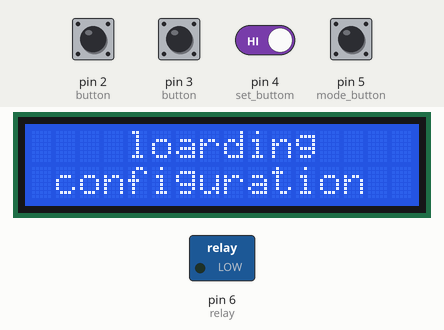
This sketch was run on a simulated Arduino Uno, built with avr-gcc and run on an emulated ATmega328P. On the bench: 16×2 character LCD, switched loads named in the sketch (green lamp = pin HIGH). The test bench sets the inputs (shaded band); at power-on: pin 2 (button), pin 3 (button), pin 4 (set_buttom), pin 5 (mode_button) HIGH. The local clock reads 2024-03-15 10:24:30 at power-on unless the sketch sets it; EEPROM starts erased.

Above: at 4.1 s.
At 7.2 s:
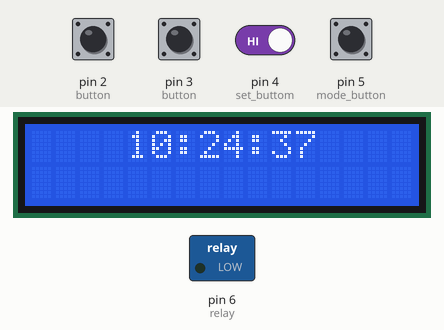
7.3 s: pin 5 (mode_button) pulled LOW for 1.3 s
12.8 s: pin 3 (button) pulled LOW for 1.3 s
At 13.6 s:
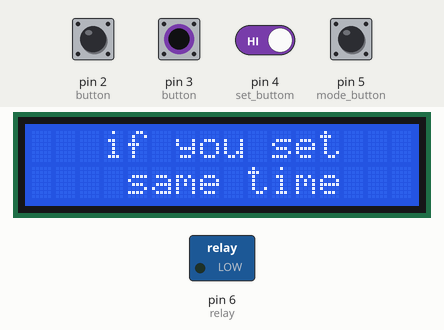
18.3 s: pin 4 (set_buttom) driven LOW and pin 5 (mode_button) driven LOW
At 21.81 s:
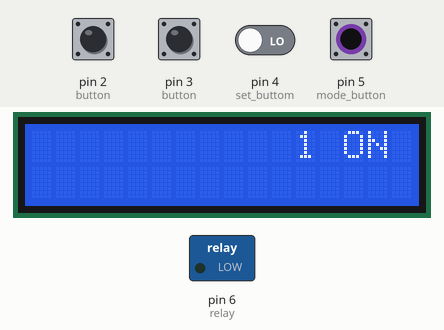
22.5 s: pin 2 (button) pulled LOW for 1.3 s
At 23.03 s:
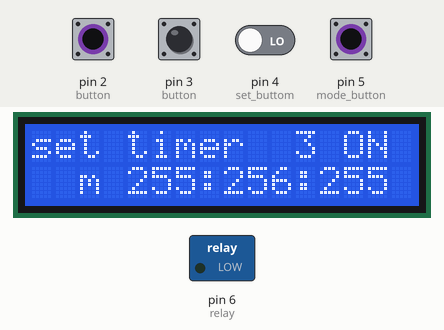
25.3 s: pin 4 (set_buttom) driven HIGH
29.5 s: pin 2 (button) pulled LOW for 1.3 s
At 29.9 s:
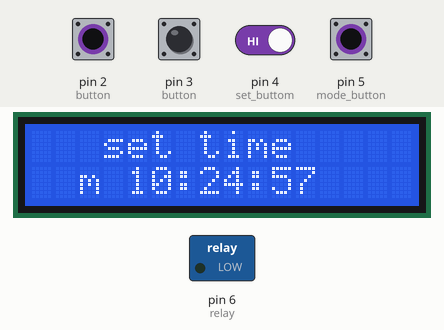
Timing chart, 0 to 32.5 s (numbered marks = the images above; inputs shaded):
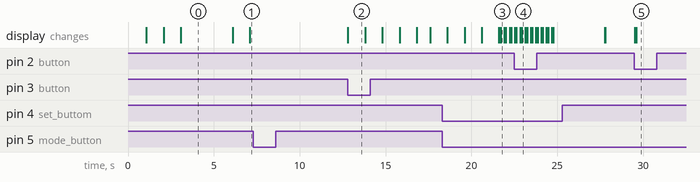

The sketch:

timer.ino
```cpp
#include <DS3231.h>
#include <LiquidCrystal.h>
#include <EEPROM.h>

LiquidCrystal lcd(12, 11, 10, 9, 8, 7);
DS3231 rtc(SDA,SCL);

Time t;
Time tr;

int val=0;
int state=0;
int setbtn=0;
int valchangest=0;
char st[3]={"hms"};

int controlrt;
int run1time =0;

int valset[30];

int day[5];

int hour;
int min;
int sec;

void setup() {
  lcd.begin(16, 2);
  rtc.begin();
  Serial.begin(9600);

  lcd.setCursor(3, 0);
  lcd.print("WELCOME !!!");
  delay(1000);
  lcd.clear();
  lcd.setCursor(4, 0);
  lcd.print("MADE BY");
  delay(1000);
  lcd.clear();
  lcd.setCursor(0, 0);
  lcd.print("KAVINDA LAKSHAN");
  lcd.setCursor(3, 1);
  lcd.print("JAYARATHNA");
  delay(1000);
  lcd.clear();
  lcd.setCursor(4, 0);
  lcd.print("loarding");
  lcd.setCursor(1, 1);
  lcd.print("configuration");
  delay(1000);

  for (int i = 0; i < 30; i++){           // read EEPROM data to
    valset[i] = EEPROM.read(i);
  }

  if ( valset[0] > valset[3]){      // to check on/off times in same day or not
    day[0] = 1 ;
  }else{
    day[0] = 0 ;
  }
  if ( valset[6] > valset[9]){
    day[1] = 1 ;
  }else{
    day[1] = 0 ;
  }
  if ( valset[12] > valset[15]){
    day[2] = 1 ;
  }else{
    day[2] = 0 ;
  }
  if ( valset[18] > valset[21]){
    day[3] = 1 ;
  }else{
    day[3] = 0 ;
  }
  if ( valset[24] > valset[27]){
    day[4] = 1 ;
  }else{
    day[4] = 0 ;
  }


  pinMode(2, INPUT_PULLUP);   // + button
  pinMode(3, INPUT_PULLUP);   // - button
  pinMode(4, INPUT_PULLUP);   // set buttom
  pinMode(5, INPUT_PULLUP);   // mode button

  pinMode(6, OUTPUT );          //relay

  Time ct = rtc.getTime();

  int cth = ct.hour;
  int ctm = ct.min;

  if (((cth > valset[0] || (cth == valset[0] && ctm >= valset[1]))                                //check the time it is in relay on time sone then relay on
      && (cth < valset[3] || (cth == valset[3] && ctm < valset[4])))
       || ( (cth > valset[0] || (cth == valset[0] && ctm >= valset[1])) && day[0] == 1 )
        || ( (cth < valset[3] || (cth == valset[3] && ctm < valset[4])) && day[0] == 1 )) {
    Serial.println("relay on");
    digitalWrite (6, HIGH);
  }

  if ((cth > valset[6] || (cth == valset[6] && ctm >= valset[7]))
      && (cth < valset[9] || (cth == valset[9] && ctm < valset[10]))
       || ( (cth > valset[6] || (cth == valset[6] && ctm >= valset[7])) && day[1] == 1 )
        || ( (cth < valset[9] || (cth == valset[9] && ctm < valset[10])) && day[1] == 1 )) {
    Serial.println("relay on");
    digitalWrite (6, HIGH);
  }

  if ((cth > valset[12] || (cth == valset[12] && ctm >= valset[13]))
      && (cth < valset[15] || (cth == valset[15] && ctm < valset[16]))
       || ( (cth > valset[12] || (cth == valset[12] && ctm >= valset[13])) && day[2] == 1 )
        || ( (cth < valset[15] || (cth == valset[15] && ctm < valset[16])) && day[2] == 1 )) {
    Serial.println("relay on");
    digitalWrite (6, HIGH);
  }

  if ((cth > valset[18] || (cth == valset[18] && ctm >= valset[19]))
      && (cth < valset[21] || (cth == valset[21] && ctm < valset[22]))
       || ( (cth > valset[18] || (cth == valset[18] && ctm >= valset[19])) && day[3] == 1 )
        || ( (cth < valset[21] || (cth == valset[21] && ctm < valset[22])) && day[3] == 1 )) {
    Serial.println("relay on");
    digitalWrite (6, HIGH);
  }

  if ((cth > valset[24] || (cth == valset[24] && ctm >= valset[25]))
      && (cth < valset[27] || (cth == valset[27] && ctm < valset[28]))
       || ( (cth > valset[24] || (cth == valset[24] && ctm >= valset[25])) && day[4] == 1 )
        || ( (cth < valset[27] || (cth == valset[27] && ctm < valset[28])) && day[4] == 1 )) {
    Serial.println("relay on");
    digitalWrite (6, HIGH);
  }
  delay(2000);
  lcd.clear();
}


void loop() {
  t = rtc.getTime();

//get hour,min,sec to variables

  int h = t.hour;
  int m = t.min;
  int s = t.sec;

  while( state == 0 ){                // show time in display
    lcd.setCursor(4, 0);
    lcd.print(rtc.getTimeStr());
    delay(1000);
    lcd.clear();

    tr = rtc.getTime();
    int trh = tr.hour;
    int trm = tr.min;
    int trs = tr.sec;

    if ( valset[0] == valset[3] && valset[1] == valset[4] && valset[2] == valset[5] ){        //relay timer 1 on
      //Serial.println("timer 1 off");
    }else if ( valset[0] == trh && valset[1] == trm && valset[2] == trs ){
      Serial.println("relay on");
      digitalWrite (6, HIGH);
    }
    if ( valset[0] == valset[3] && valset[1] == valset[4] && valset[2] == valset[5] ){        //relay timer 1 off
      //Serial.println("timer 1 off");
    }else if ( valset[3] == trh && valset[4] == trm && valset[5] == trs ){
      Serial.println("relay off");
      digitalWrite (6, LOW);
    }

    if ( valset[6] == valset[9] && valset[7] == valset[10] && valset[8] == valset[11] ){        //relay timer 2 on
      //Serial.println("timer 2 off");
    }else if ( valset[6] == trh && valset[7] == trm && valset[8] == trs ){
      Serial.println("relay on");
      digitalWrite (6, HIGH);
    }
    if ( valset[6] == valset[9] && valset[7] == valset[10] && valset[8] == valset[11] ){        //relay timer 2 off
      //Serial.println("timer 2 off");
    }else if ( valset[9] == trh && valset[10] == trm && valset[11] == trs ){
      Serial.println("relay off");
      digitalWrite (6, LOW);
    }

    if ( valset[12] == valset[15] && valset[13] == valset[16] && valset[14] == valset[17] ){        //relay timer 3 on
      //Serial.println("timer 3 off");
    }else if ( valset[12] == trh && valset[13] == trm && valset[14] == trs ){
      Serial.println("relay on");
      digitalWrite (6, HIGH);
    }
    if ( valset[12] == valset[15] && valset[13] == valset[16] && valset[14] == valset[17] ){        //relay timer 3 off
      //Serial.println("timer 3 off");
    }else if ( valset[15] == trh && valset[16] == trm && valset[17] == trs ){
      Serial.println("relay off");
      digitalWrite (6, LOW);
    }

    if ( valset[18] == valset[21] && valset[19] == valset[22] && valset[20] == valset[23] ){        //relay timer 4 on
      //Serial.println("timer 4 off");
    }else if ( valset[18] == trh && valset[19] == trm && valset[20] == trs ){
      Serial.println("relay on");
      digitalWrite (6, HIGH);
    }
    if ( valset[18] == valset[21] && valset[19] == valset[22] && valset[20] == valset[23] ){        //relay timer 4 off
      //Serial.println("timer 4 off");
    }else if ( valset[21] == trh && valset[22] == trm && valset[23] == trs ){
      Serial.println("relay off");
      digitalWrite (6, LOW);
    }

    if ( valset[24] == valset[27] && valset[25] == valset[28] && valset[26] == valset[29] ){        //relay timer 5 on
      //Serial.println("timer 5 off");
    }else if ( valset[24] == trh && valset[25] == trm && valset[26] == trs ){
      Serial.println("relay on");
      digitalWrite (6, HIGH);
    }
    if ( valset[12] == valset[15] && valset[13] == valset[16] && valset[14] == valset[17] ){        //relay timer 5 off
      //Serial.println("timer 5 off");
    }else if ( valset[27] == trh && valset[28] == trm && valset[29] == trs ){
      Serial.println("relay off");
      digitalWrite (6, LOW);
    }


    if( digitalRead(5)== LOW ){       // select time or timer
      state = 100;
    }
  }


  while ( state == 100 ){
    lcd.clear();
    lcd.setCursor(5, 0);
    lcd.print("change");
    lcd.setCursor(0, 1);
    lcd.print("time + / timer - ");
    if ( digitalRead(2)== LOW ){      // go to change time
      state = 1;
      hour = h;
      min = m;
      sec = s;
    }
    if ( digitalRead(3)== LOW ){    // go to change timer
      state = 2;
      lcd.clear();
    }
    if ( digitalRead(4)== LOW ){     // go back to clock
      lcd.clear();
      state = 0;
    }
  }


  while( state == 1 ){              //change time
    delay(100);
    lcd.clear();
    lcd.setCursor(3, 0);
    lcd.print("set time");
    lcd.setCursor(2, 1);
    lcd.print(st[setbtn]);
    lcd.print(" ");
    lcd.print(hour);
    lcd.print(":");
    lcd.print(min);
    lcd.print(":");
    lcd.print(sec);

    if ( digitalRead(4)== LOW ){
      delay(100);
      valchangest = valchangest + 1;
      Serial.print( valchangest );
    }
    if ( valchangest == 1 ){
      changeValues();
    }
    if ( valchangest > 1 ){
      rtc.setTime(hour, min, sec);
      lcd.clear();
      state = 0;
      valchangest = 0;
    }

  }

  while( state == 2 ){              //change timer

    run1time = run1time +1;
    if (run1time==1){
      lcd.setCursor(3, 0);
      lcd.print("if you set");
      lcd.setCursor(4, 1);
      lcd.print("same time");
      delay(1000);
      lcd.clear();
      lcd.setCursor(1, 0);
      lcd.print("to on and off");
      delay(1000);
      lcd.clear();
      lcd.setCursor(4, 0);
      lcd.print("it means");
      delay(1000);
      lcd.clear();
      lcd.setCursor(0, 0);
      lcd.print("the timer is off");
      lcd.setCursor(6, 1);
      lcd.print("now");
      delay(1000);
      lcd.clear();
    }

    if ( valchangest > 0 ){
      delay(100);
      lcd.clear();
      lcd.setCursor(0, 0);
      lcd.print("set timer");
      lcd.setCursor(2, 1);
      lcd.print(st[setbtn]);
      lcd.print(" ");
      lcd.print(hour);
      lcd.print(":");
      lcd.print(min);
      lcd.print(":");
      lcd.print(sec);
    }

    if ( digitalRead(4)== LOW ){
      delay(100);
      valchangest = valchangest + 1;
      controlrt = 0;
    }

    if ( valchangest == 1 ){
      lcd.setCursor(11, 0);
      lcd.print("1 ON");
      controlrt = controlrt + 1;
      if (controlrt == 1){      // to get values from array to display
        hour = valset[0];
        min =  valset[1];
        sec =  valset[2];
      }
      changeValues();
      valset[0] = hour;      // save change values to array
      valset[1] = min;
      valset[2] = sec;
    }
    if ( valchangest == 2 ){
      lcd.setCursor(11, 0);
      lcd.print("1 OFF");
      controlrt = controlrt + 1;
      if (controlrt == 1){      // to get values from array to display
        hour = valset[3];
        min =  valset[4];
        sec =  valset[5];
      }
      changeValues();
      valset[3] = hour;      // save change values to array
      valset[4] = min;
      valset[5] = sec;
    }

    if ( valchangest == 3 ){
      lcd.setCursor(11, 0);
      lcd.print("2 ON");
      controlrt = controlrt + 1;
      if (controlrt == 1){      // to get values from array to display
        hour = valset[6];
        min =  valset[7];
        sec =  valset[8];
      }
      changeValues();
      valset[6] = hour;      // save change values to array
      valset[7] = min;
      valset[8] = sec;
    }
    if ( valchangest == 4 ){
      lcd.setCursor(11, 0);
      lcd.print("2 OFF");
      controlrt = controlrt + 1;
      if (controlrt == 1){      // to get values from array to display
        hour = valset[9];
        min =  valset[10];
        sec =  valset[11];
      }
      changeValues();
      valset[9] = hour;      // save change values to array
      valset[10] = min;
      valset[11] = sec;
    }

    if ( valchangest == 5 ){
      lcd.setCursor(11, 0);
      lcd.print("3 ON");
      controlrt = controlrt + 1;
      if (controlrt == 1){      // to get values from array to display
        hour = valset[12];
        min =  valset[13];
        sec =  valset[14];
      }
      changeValues();
      valset[12] = hour;      // save change values to array
      valset[13] = min;
      valset[14] = sec;
    }
    if ( valchangest == 6 ){
      lcd.setCursor(11, 0);
      lcd.print("3 OFF");
      controlrt = controlrt + 1;
      if (controlrt == 1){      // to get values from array to display
        hour = valset[15];
        min =  valset[16];
        sec =  valset[17];
      }
      changeValues();
      valset[15] = hour;      // save change values to array
      valset[16] = min;
      valset[17] = sec;
    }

    if ( valchangest == 7 ){
      lcd.setCursor(11, 0);
      lcd.print("4 ON");
      controlrt = controlrt + 1;
      if (controlrt == 1){      // to get values from array to display
        hour = valset[18];
        min =  valset[19];
        sec =  valset[20];
      }
      changeValues();
      valset[18] = hour;      // save change values to array
      valset[19] = min;
      valset[20] = sec;
    }
    if ( valchangest == 8 ){
      lcd.setCursor(11, 0);
      lcd.print("4 OFF");
      controlrt = controlrt + 1;
      if (controlrt == 1){      // to get values from array to display
        hour = valset[21];
        min =  valset[22];
        sec =  valset[23];
      }
      changeValues();
      valset[21] = hour;      // save change values to array
      valset[22] = min;
      valset[23] = sec;
    }

    if ( valchangest == 9 ){
      lcd.setCursor(11, 0);
      lcd.print("5 ON");
      controlrt = controlrt + 1;
      if (controlrt == 1){      // to get values from array to display
        hour = valset[24];
        min =  valset[25];
        sec =  valset[26];
      }
      changeValues();
      valset[24] = hour;      // save change values to array
      valset[25] = min;
      valset[26] = sec;
    }
    if ( valchangest == 10 ){
      lcd.setCursor(11, 0);
      lcd.print("5 OFF");
      controlrt = controlrt + 1;
      if (controlrt == 1){      // to get values from array to display
        hour = valset[27];
        min =  valset[28];
        sec =  valset[29];
      }
      changeValues();
      valset[27] = hour;      // save change values to array
      valset[28] = min;
      valset[29] = sec;
    }


    if ( valchangest > 10 ){       //  data write to the EEPROM
      lcd.clear();
      lcd.setCursor(4, 0);
      lcd.print("saving");
      lcd.setCursor(1, 1);
      lcd.print("configuration");
      for (int i = 0; i < 30; i++){
        EEPROM.write(i, valset[i]);
        delay(100);
      }
      lcd.clear();
      state = 0;
      valchangest = 0;
      run1time = 0;
    }


  }

}

void changeValues(){
  if ( digitalRead(5)== LOW ){        //change h,m,s state
      delay(100);
      setbtn = setbtn + 1;
    }

    if (digitalRead(2)== LOW && setbtn == 0 ){      //change hour value
      hour = hour + 1;
    }
    if (digitalRead(3)== LOW && setbtn == 0 ){
      hour = hour - 1;
    }
    if (digitalRead(2)== LOW && setbtn == 1 ){      //change min value
      min = min + 1;
    }
    if (digitalRead(3)== LOW && setbtn == 1 ){
      min = min - 1;
    }
    if (digitalRead(2)== LOW && setbtn == 2 ){      //change sec value
      sec = sec + 1;
    }
    if (digitalRead(3)== LOW && setbtn == 2 ){
      sec = sec - 1;
    }


    if ( hour == 24 ){      //reset hour value after get 24
      hour = 0;
    }
    if ( hour == -1 ){      //reset hour value after get -1
      hour = 23;
    }
    if ( min == 60 ){      //reset min value after get 60
      min = 0;
    }
    if ( min == -1 ){      //reset min value after get -1
      min = 59;
    }
    if ( sec == 60 ){      //reset sec value after get 60
      sec = 0;
    }
    if ( sec == -1 ){      //reset sec value after get -1
      sec = 59;
    }


    if ( setbtn == 3 ){     ////reset setbtn value after get 3
      setbtn = 0;
    }
}
```

Measured:
- after the input at 7.3 s, every drawn part: stays the same
- after the input at 12.8 s, the display: changes at once (image 2)
- after the input at 18.3 s, the display: first differs from a run without the input after 3.4 s (image 3)
- after the input at 29.5 s, the display: first changes at once (image 5 shows a later state)
- what the display in image 0 shows lasts 3.0 s, from 3.1 s to 6.1 s
- what the display in image 2 shows lasts 1.0 s, from 12.8 s to 13.8 s
